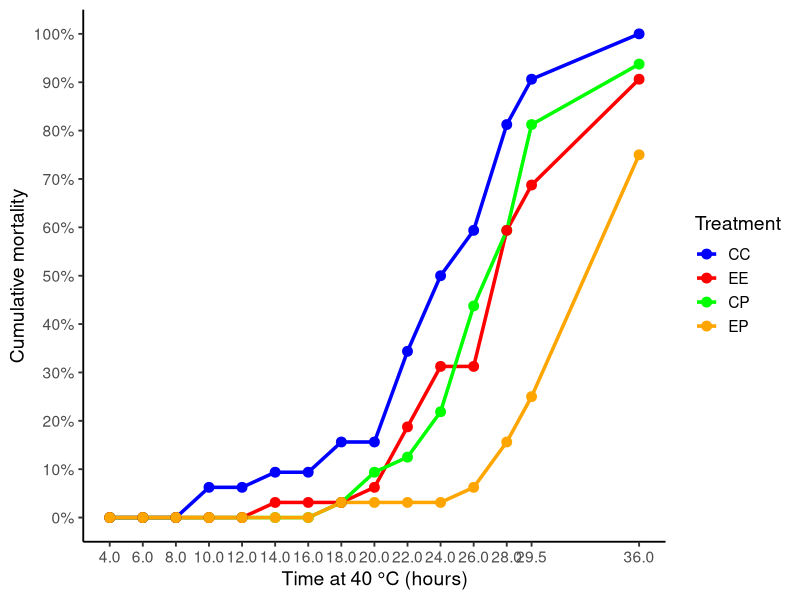
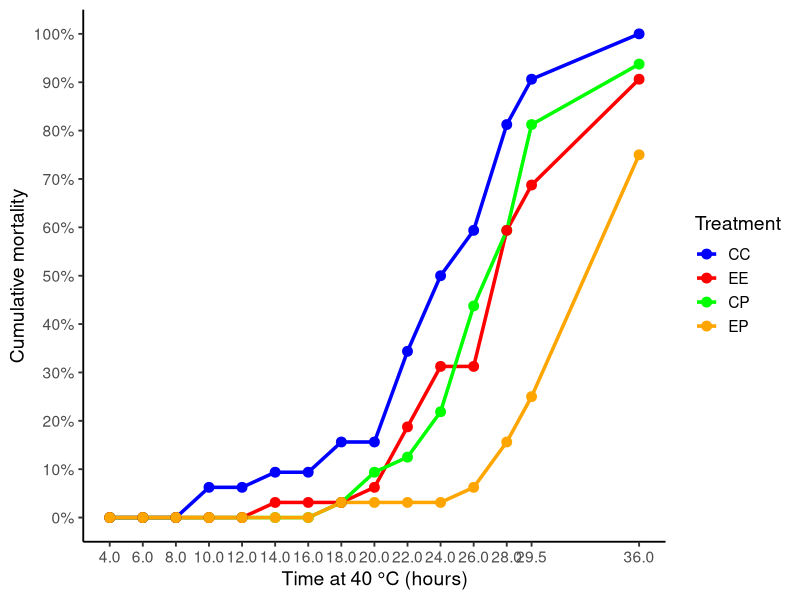
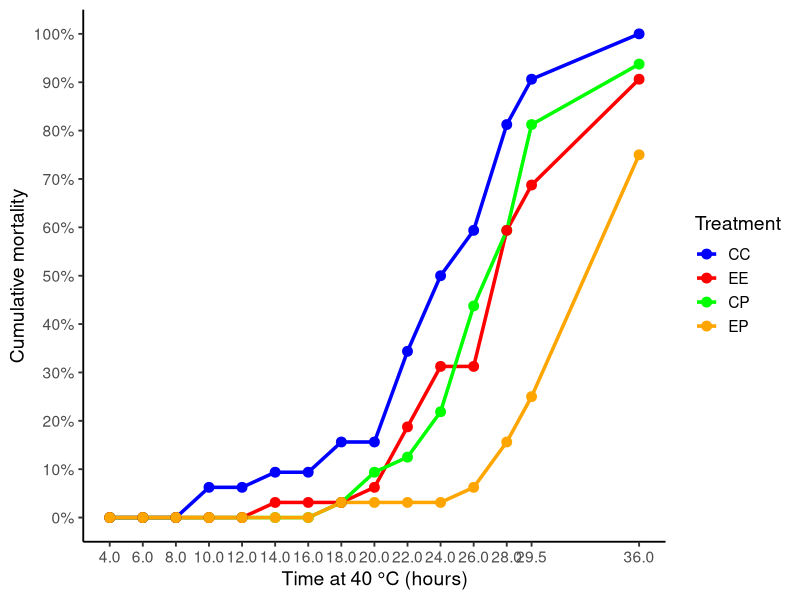

Source code (R) for these figures, in order:
library(tidyverse)
library(scales)

dat <- read.csv(
  "data/WC_manila-40C.csv",
  header = TRUE,
  check.names = FALSE,
  stringsAsFactors = FALSE
)

# ------------------------------------------------------------
# Find time-point rows
# ------------------------------------------------------------

time_rows <- which(
  grepl("^[0-9]+\\.?[0-9]*HR$", dat[[1]], ignore.case = TRUE)
)

all_data <- list()

for (i in seq_along(time_rows)) {
  
  time_row <- time_rows[i]
  plate_row <- time_row + 1
  well_rows <- (time_row + 2):(time_row + 5)
  
  time_hr <- as.numeric(
    str_remove(dat[time_row, 1], "HR")
  )
  
  # Find all plate labels
  plate_cols <- which(
    grepl(
      "^WC-[A-Z]{2}[12]-40$",
      dat[plate_row, ],
      ignore.case = TRUE
    )
  )
  
  for (p in plate_cols) {
    
    plate_name <- dat[plate_row, p]
    
    # Treatment: CC, EE, CP, or EP
    treatment <- str_extract(
      plate_name,
      "(?<=WC-)[A-Z]{2}"
    )
    
    # Replicate: 1 or 2
    replicate <- as.numeric(
      str_extract(
        plate_name,
        "[12](?=-40)"
      )
    )
    
    # --------------------------------------------------------
    # Get the SIX plate columns
    # --------------------------------------------------------
    
    six_cols <- (p + 1):(p + 6)
    
    plate_values <- dat[
      well_rows,
      six_cols
    ]
    
    # Columns 1 and 6 are blanks.
    # Keep ONLY columns 2, 3, 4, and 5.
    clam_values <- plate_values[, 2:5]
    
    # Convert to numeric
    clam_values <- apply(
      clam_values,
      2,
      as.numeric
    )
    
    # Create well identifiers
    wells <- expand.grid(
      row = LETTERS[1:4],
      column = 2:5
    )
    
    wells$dead <- as.vector(clam_values)
    
    wells$time_hr <- time_hr
    wells$treatment <- treatment
    wells$replicate <- replicate
    wells$plate <- plate_name
    
    all_data[[length(all_data) + 1]] <- wells
  }
}

mortality_data <- bind_rows(all_data)


# ------------------------------------------------------------
# Calculate mortality
# ------------------------------------------------------------

mortality_summary <- mortality_data %>%
  group_by(time_hr, treatment) %>%
  summarise(
    dead = sum(dead, na.rm = TRUE),
    total = 32,
    mortality = dead / total,
    .groups = "drop"
  )


# ------------------------------------------------------------
# Treatment order
# ------------------------------------------------------------

mortality_summary$treatment <- factor(
  mortality_summary$treatment,
  levels = c("CC", "EE", "CP", "EP")
)


# ------------------------------------------------------------
# Plot
# ------------------------------------------------------------

ggplot(
  mortality_summary,
  aes(
    x = time_hr,
    y = mortality,
    color = treatment,
    group = treatment
  )
) +
  
  geom_line(
    linewidth = 1.2
  ) +
  
  geom_point(
    size = 3
  ) +
  
  scale_color_manual(
    values = c(
      CC = "blue",
      EE = "red",
      CP = "green",
      EP = "orange"
    )
  ) +
  
  scale_y_continuous(
    limits = c(0, 1),
    breaks = seq(0, 1, 0.1),
    labels = percent_format(accuracy = 1)
  ) +
  
  scale_x_continuous(
    breaks = sort(unique(mortality_summary$time_hr))
  ) +
  
  labs(
    x = "Time at 40 °C (hours)",
    y = "Cumulative mortality",
    color = "Treatment"
  ) +
  
  theme_classic(
    base_size = 14
  ) +
  
  theme(
    legend.position = "right"
  )


ggplot(
  mortality_summary,
  aes(
    x = time_hr,
    y = mortality,
    color = treatment,
    group = treatment
  )
) +
  geom_line(linewidth = 1.2) +
  geom_point(size = 3) +
  scale_color_manual(
    values = c(
      CC = "blue",
      EE = "red",
      CP = "green",
      EP = "orange"
    )
  ) +
  scale_y_continuous(
    limits = c(0, 1),
    breaks = seq(0, 1, 0.1),
    labels = percent_format(accuracy = 1)
  ) +
  scale_x_continuous(
    breaks = sort(unique(mortality_summary$time_hr))
  ) +
  labs(
    x = "Time at 40 °C (hours)",
    y = "Cumulative mortality",
    color = "Treatment"
  ) +
  theme_classic(base_size = 14) +
  theme(
    legend.position = "right"
  )

# Save figure as a high-resolution PNG
ggsave(
  "figures/WC_survival/clam_mortality_40C.png",
  width = 12,
  height = 6,
  dpi = 300
)
